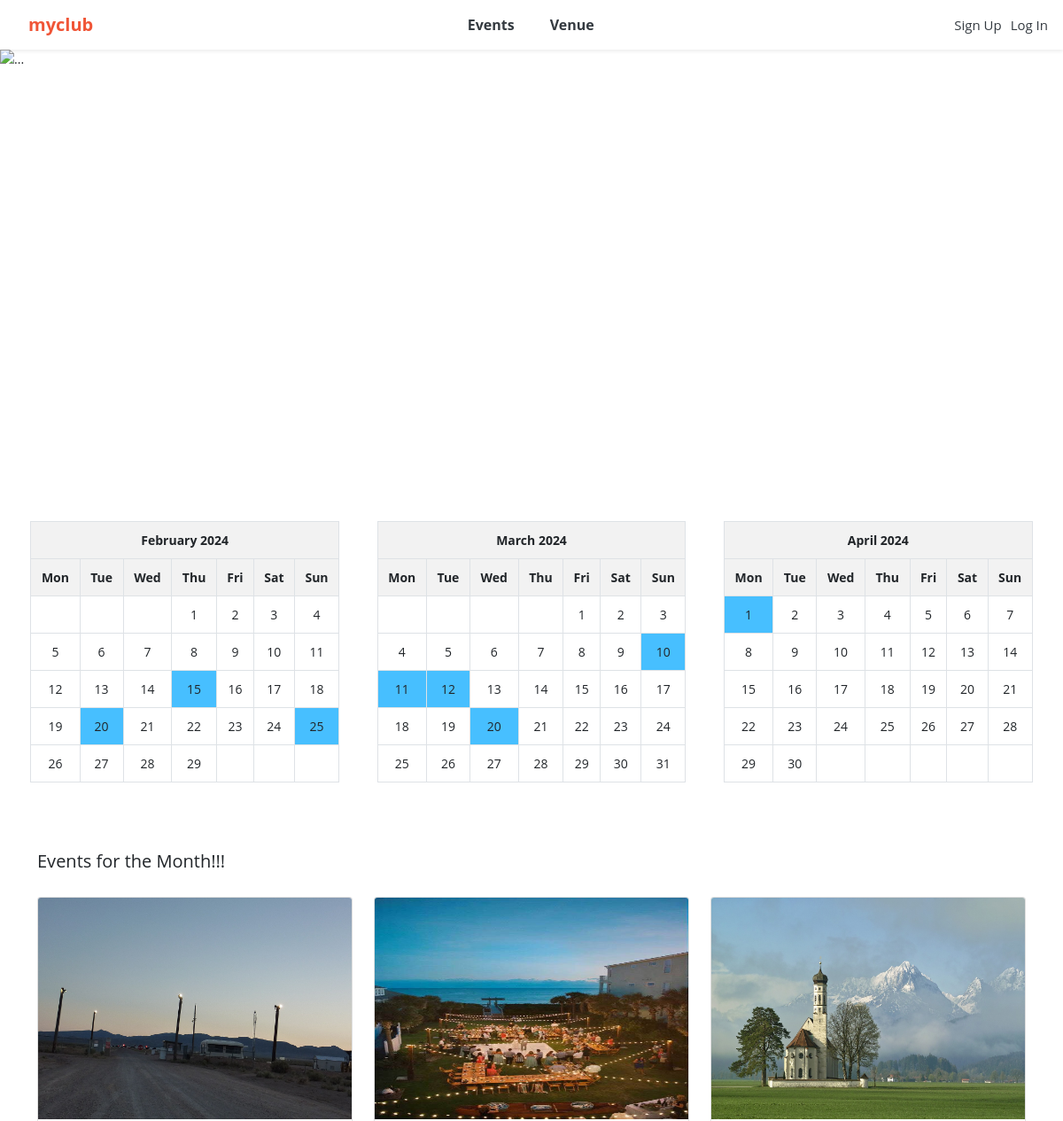
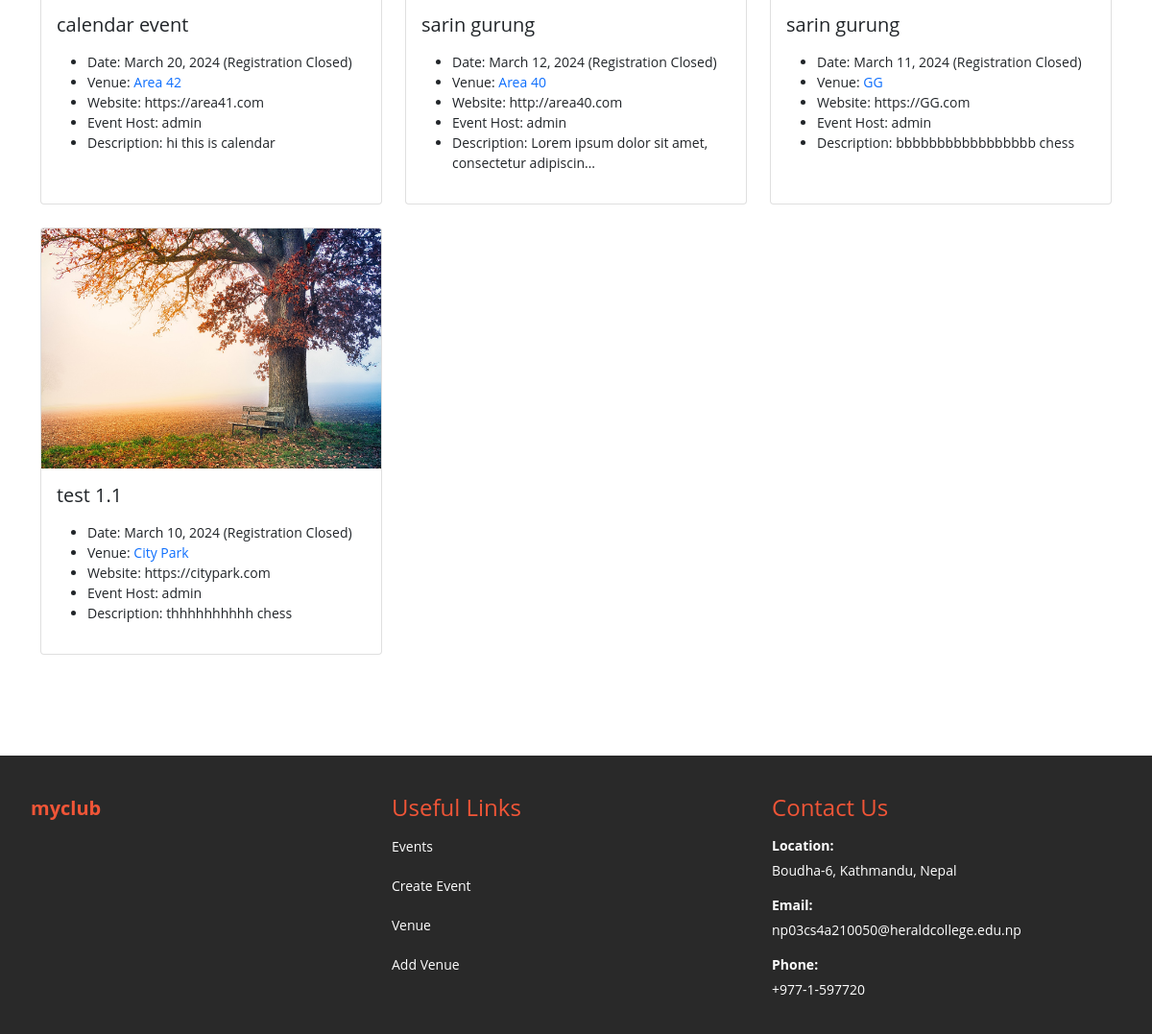
The page / on the database its author committed (2 pictures, top to bottom).
### events/models.py (models this page shows)
class Event(models.Model):
	name = models.CharField('Event Name', max_length=120)
	event_date = models.DateField('Event Date', blank=False)
	venue = models.ForeignKey(Venue, blank=True, null=True, on_delete=models.CASCADE)
	manager = models.ForeignKey(User, blank=True, null=True, on_delete=models.SET_NULL)
	description = models.TextField(blank=True)
	attendees = models.ManyToManyField(MyClubUser, blank=True)
	def __str__(self):
		return self.name
	@property
	def Days_till(self):
		today = date.today()
		if self.event_date < today:
			return "Registration Closed"
		else:
			days_till = self.event_date - today
			if days_till.days == 1:
				return f"{days_till.days} day left"
			else:
				return f"{days_till.days} days left"
	class Meta:
		ordering = ['-event_date']

class Venue(models.Model):
	name = models.CharField('Venue Name', max_length=120)
	address = models.CharField(max_length=300)
	zip_code = models.CharField('Zip Code', max_length=15)
	phone = models.CharField('Contact Phone', max_length=25, blank=True)
	web = models.URLField('Website Address', blank=True)
	email_address = models.EmailField('Email Address', blank=True)
	owner = models.IntegerField("Venue Owner", blank=False, default=1)
	venue_description = models.TextField(blank=True)
	venue_image = models.ImageField(null=True, blank=True, upload_to="images/")
	def __str__(self):
		return self.name
	class Meta:
		ordering = ['name']

### events/views.py (the view)
# urls.py: path('', views.home, name="home"),
def home(request, year=None, month=None):
	if year is None or month is None:
		now = datetime.now()
		year = now.year
		month = now.month
	else:
		year = int(year)
		month = int(month)
	prev_month = (datetime(year, month, 1) - timedelta(days=1)).strftime('%Y/%m')
	next_month = (datetime(year, month, calendar.monthrange(year, month)[1]) + timedelta(days=1)).strftime('%Y/%m')
	current_event_dates = set(Event.objects.filter(event_date__year=year, event_date__month=month).values_list('event_date__day', flat=True))
	prev_event_dates = set(Event.objects.filter(event_date__year=int(prev_month.split('/')[0]), event_date__month=int(prev_month.split('/')[1])).values_list('event_date__day', flat=True))
	next_event_dates = set(Event.objects.filter(event_date__year=int(next_month.split('/')[0]), event_date__month=int(next_month.split('/')[1])).values_list('event_date__day', flat=True))
	current_month_calendar = generate_calendar(year, month, current_event_dates)
	prev_month_calendar = generate_calendar(*map(int, prev_month.split('/')), prev_event_dates)
	next_month_calendar = generate_calendar(*map(int, next_month.split('/')), next_event_dates)
	event_list = Event.objects.filter(event_date__year=year, event_date__month=month)
	time = datetime.now().strftime('%I:%M %p')
	return render(request, 'events/home.html', {
				"year": year,
				"month": month,
				"current_month_calendar": current_month_calendar,
				"prev_month_calendar": prev_month_calendar,
				"next_month_calendar": next_month_calendar,
				"event_list": event_list,
				"time": time,
				"prev_month": prev_month,
				"next_month": next_month,
				})

### events/templates/events/home.html
{% extends 'events/homebase.html' %}
{% block content %}
	<h5 class="custom-head">Events for the Month!!!</h5>
	{% if event_list %}
		<div class="row row-cols-1 row-cols-md-3 g-4">
		{% for event in event_list %}
		  <div class="col">
		    <div class="card h-100">
		    {% if event.venue.venue_image %}
		      <a href="{% url 'show-event' event.id %}"><img src="{{ event.venue.venue_image.url }}" class="card-img-top" alt="..." style="height: 250px; width: 100%;"></a>
		    {% endif %}
		      <div class="card-body">
		        <h5 class="card-title">{{event}}</h5>
		        <p class="card-text">
		        	<ul>
			    		{% if event.event_date %}
							<li>Date: {{ event.event_date }} ({{ event.Days_till }})</li>
						{% endif %}
						{% if event.venue %}
							<li>Venue: <a href="{% url 'show-venue' event.venue.id %}" style="text-decoration: none;">{{ event.venue }}</a></li>
						{% endif %}
						{% if event.venue.web %}
							<li>Website: {{ event.venue.web }}</li>
						{% endif %}
						{% if event.manager %}
							<li>Event Host: {{ event.manager }}</li>
						{% endif %}
						{% if event.description %}
							<li>Description: {{ event.description|linebreaksbr|truncatechars:50 }}</li>
						{% endif %}
					</ul>
		        </p>
		      </div>
		    </div>
		  </div>
		  {% endfor%}
		</div>
	{% else %}
		Sorry! No event for this month
	{% endif %}
{% endblock %}

### events/templates/events/homebase.html (style rules this page uses)
body { font-size: 14px; font-weight: 400; font-family: "Open Sans", sans-serif; background: #FFFFFF; }
.calendar-table { width: 95%; border-collapse: collapse; }
.calendar-table th { background-color: #f2f2f2; padding: 10px; text-align: center; }
.calendar-table td { padding: 10px; text-align: center; }
.custom-head { padding-top: 20px; padding-bottom: 20px; }

### events/templates/events/navbar.html (style rules this page uses)
:root { --bs-primary: #f05537; --bs-orange: #d1410c; }

### rows shown on the page
Event: venue.venue_image (picture), name "calendar event", event_date "March 20, 2024", Days_till "Registration Closed", venue "Area 42", venue.web "https://area41.com", manager "admin", description "hi this is calendar"
Event: venue.venue_image (picture), name "sarin gurung", event_date "March 12, 2024", Days_till "Registration Closed", venue "Area 40", venue.web "http://area40.com", manager "admin", description "Lorem ipsum dolor sit amet, consectetur adipiscin…"
Event: venue.venue_image (picture), name "sarin gurung", event_date "March 11, 2024", Days_till "Registration Closed", venue "GG", venue.web "https://GG.com", manager "admin", description "bbbbbbbbbbbbbbbbb chess"
Event: venue.venue_image (picture), name "test 1.1", event_date "March 10, 2024", Days_till "Registration Closed", venue "City Park", venue.web "https://citypark.com", manager "admin", description "thhhhhhhhhh chess"

### other values the page prints
{{ prev_month_calendar|safe }} "February 2024 Mon Tue Wed Thu Fri Sat Sun 1 2 3 4 5 6 7 8 9 10 11 12 13 14 15 16 17 18 19 20 21 22 23 24 25 26 27 28 29"
{{ current_month_calendar|safe }} "March 2024 Mon Tue Wed Thu Fri Sat Sun 1 2 3 4 5 6 7 8 9 10 11 12 13 14 15 16 17 18 19 20 21 22 23 24 25 26 27 28 29 30 31"
{{ next_month_calendar|safe }} "April 2024 Mon Tue Wed Thu Fri Sat Sun 1 2 3 4 5 6 7 8 9 10 11 12 13 14 15 16 17 18 19 20 21 22 23 24 25 26 27 28 29 30"
